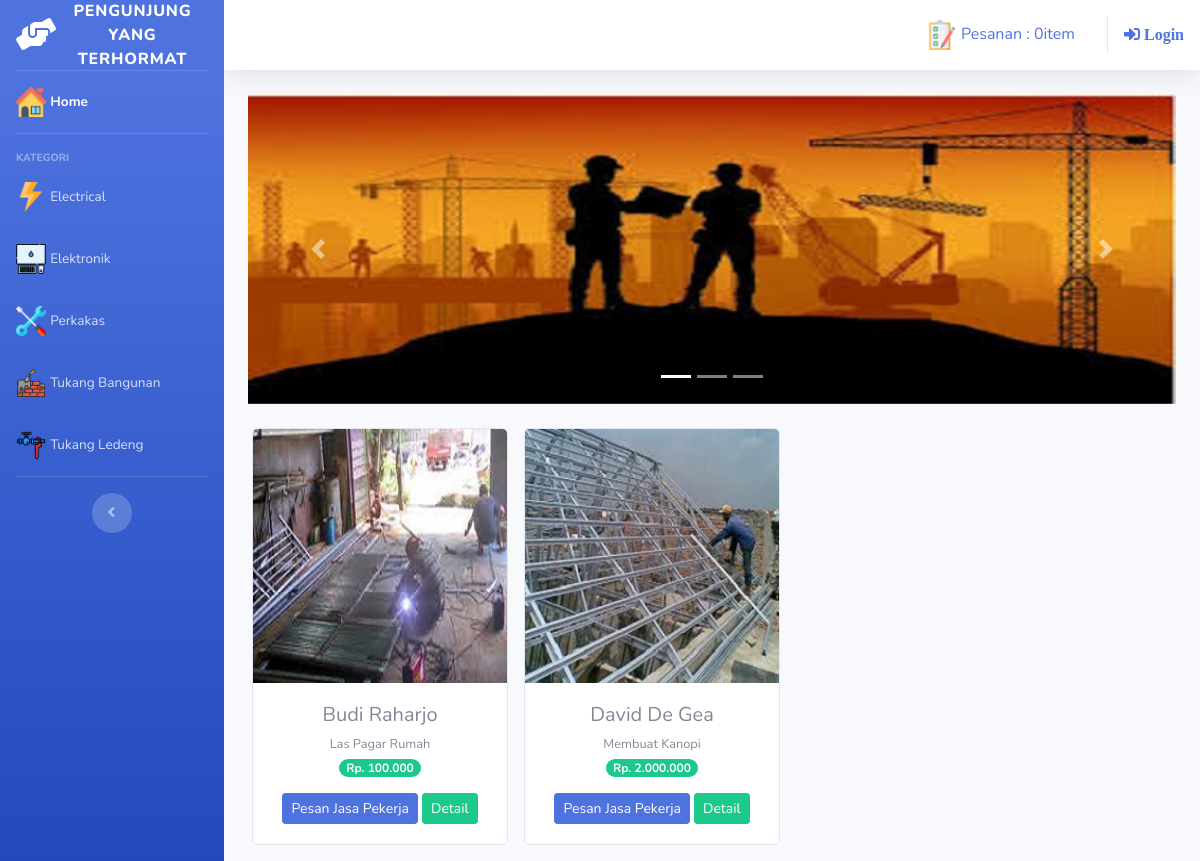
The app's page /index.php/kategori/perkakas with its own data.
### tables this page shows
CREATE TABLE `tb_jasa` (
  `id_tkg` int(11) NOT NULL,
  `nama_tkg` varchar(60) NOT NULL,
  `tempat_lahir` varchar(128) NOT NULL,
  `tanggal_lahir` date NOT NULL,
  `alamat` varchar(225) DEFAULT NULL,
  `no_telp` varchar(13) DEFAULT NULL,
  `agama` varchar(15) DEFAULT NULL,
  `jk` enum('L','P') DEFAULT NULL,
  `pendidikan` varchar(15) DEFAULT NULL,
  `keahlian` varchar(60) NOT NULL,
  `kategori` varchar(60) NOT NULL,
  `harga_tkg` int(11) NOT NULL,
  `bayaran` varchar(60) NOT NULL,
  `gambar` text NOT NULL,
  `no_ktp` text,
  `email` varchar(128) DEFAULT NULL,
  `sertifikat` text NOT NULL,
  `status` varchar(128) NOT NULL
);

### application/controllers/Kategori.php (called while the page is built, shortened)
<?php
class Kategori extends CI_Controller
{
	public function perkakas()
	{
		$data['perkakas'] = $this->Model_kategori->data_perkakas()->result();
		$this->load->view('templates/Header');
		$this->load->view('templates/Sidebar_wel');
		$this->load->view('Perkakas', $data);
		$this->load->view('templates/Footer');
	}
}

### index.php (called while the page is built, shortened)
<?php
require_once BASEPATH.'core/CodeIgniter.php';

### application/models/Model_kategori.php (called while the page is built, shortened)
<?php
class Model_kategori extends CI_Model
{
	public function data_perkakas()
	{
		return $this->db->get_where("tb_jasa", array('kategori' => 'perkakas'));
	}
}

### application/views/Perkakas.php (the view, shortened to what this page needs)
<div class="container-fluid">
    <div id="carouselExampleIndicators" class="carousel slide" data-ride="carousel">
        <ol class="carousel-indicators">
            <li data-target="#carouselExampleIndicators" data-slide-to="0" class="active"></li>
            <li data-target="#carouselExampleIndicators" data-slide-to="1"></li>
            <li data-target="#carouselExampleIndicators" data-slide-to="2"></li>
        </ol>
       <div class="carousel-inner">
            <div class="carousel-item active">
                 <img src="<?php echo base_url('assets\img\pekerja.jpg') ?>" class="d-block w-100" alt="...">
            </div>
        </div>
        <a class="carousel-control-prev" href="#carouselExampleIndicators" role="button" data-slide="prev">
            <span class="carousel-control-prev-icon" aria-hidden="true"></span>
        </a>
        <a class="carousel-control-next" href="#carouselExampleIndicators" role="button" data-slide="next">
            <span class="carousel-control-next-icon" aria-hidden="true"></span>
        </a>
    </div>
    <div class="row text-center mt-4">
        <?php foreach ($perkakas as $js) : ?>
            <div class="card ml-3 mb-3" style="width: 16rem;">
                <img src="<?php echo base_url() . '/uploads/' . $js->gambar ?>" class="card-img-top" alt="...">
                <div class="card-body">
                    <h5 class="card-title mb-1"><?php echo $js->nama_tkg ?></h5>
                    <small><?php echo $js->keahlian ?></small><br>
                    <span class="badge badge-pill badge-success mb-3">Rp. <?php echo number_format($js->harga_tkg, 0, ',', '.') ?></span>
                    <?php echo anchor('Dashboard/tambah_ke_pesan/' . $js->id_tkg, '<div class="btn btn-primary btn-sm">Pesan Jasa Pekerja</div>') ?>
                    <?php echo anchor('Dashboard/detailnya/' . $js->id_tkg, '<div class="btn btn-success btn-sm">Detail</div>')  ?>
                </div>
            </div>
        <?php endforeach; ?>
    </div>
</div>

### records on screen
tb_jasa: gambar (picture), nama_tkg "Budi Raharjo", keahlian "Las Pagar Rumah", harga_tkg "100.000", id_tkg "Pesan Jasa Pekerja", id_tkg "Detail"
tb_jasa: gambar (picture), nama_tkg "David De Gea", keahlian "Membuat Kanopi", harga_tkg "2.000.000", id_tkg "Pesan Jasa Pekerja", id_tkg "Detail"

### other values on screen
anchor('dashboard/detail_pesan', $keranjang) "Pesanan : 0item"
anchor('auth/login', '<i class="fas fa-sign-in-alt"> Login </i>') "Login"
